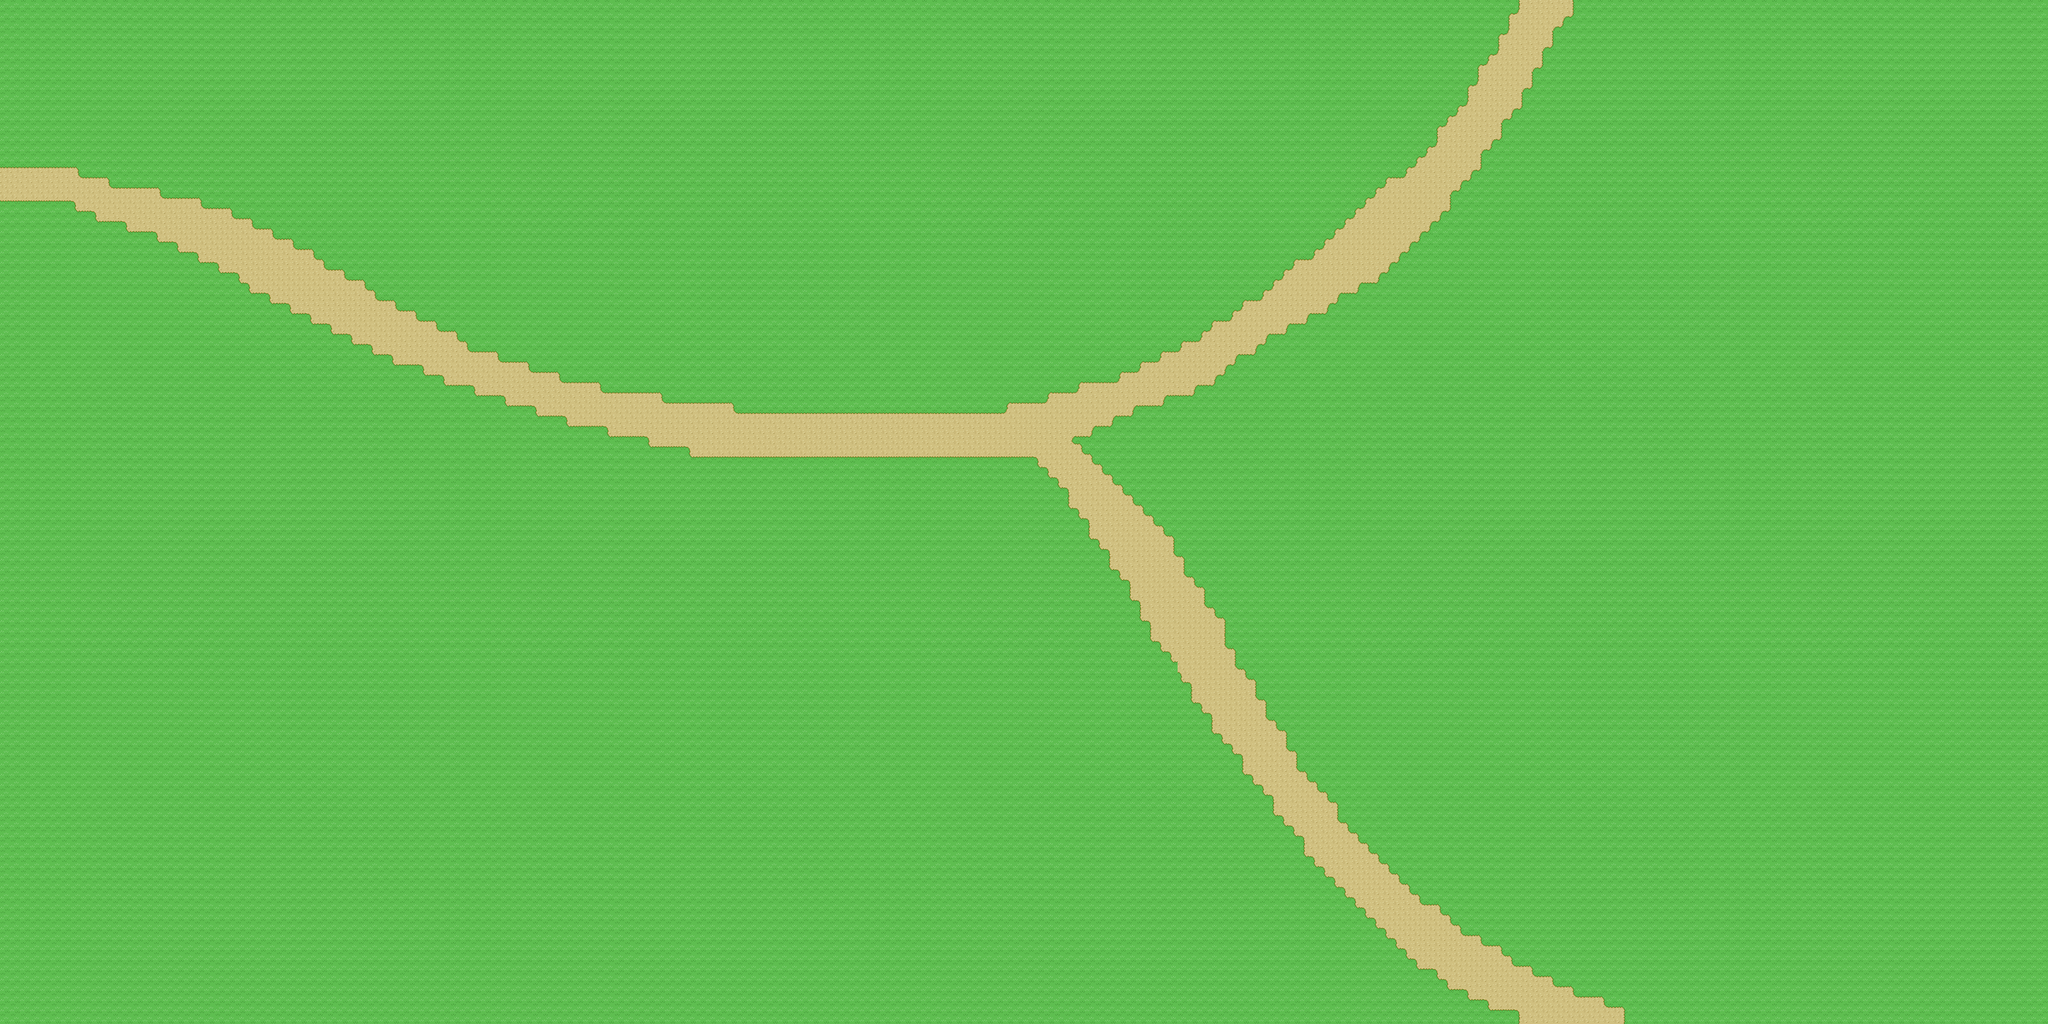

Rendered tile map (Tiled .tmx) drawn with the repository's tilesets; below, a short description and the map source with its tile grids summarised:
An orthogonal 200x100 tile map with 16x16 px tiles, 2 tile layers (Ground, Path).

<map version="1.5" tiledversion="1.7.2" orientation="orthogonal" renderorder="right-down" width="200" height="100" tilewidth="16" tileheight="16" infinite="0" nextlayerid="3" nextobjectid="1">
 <tileset firstgid="1" source="../Standard_Tileset.tsx" />
 <layer id="1" name="Ground" width="200" height="100">
  <data>[20000 cells, 20000 non-empty, 1 distinct tile ids]</data>
 </layer>
 <layer id="2" name="Path" width="200" height="100">
  <data>[20000 cells, 1406 non-empty, 13 distinct tile ids]</data>
 </layer>
</map>
